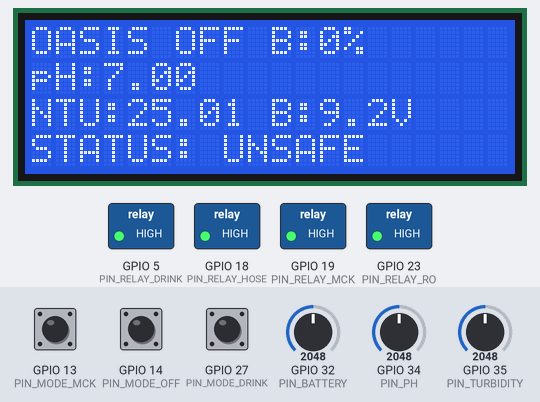
This program was run on a simulated ESP32. On the bench: 20×4 character LCD, switched loads named in the program (green lamp = pin HIGH). Inputs (shaded band) come from the test bench; at power-on: GPIO 35 (PIN_TURBIDITY) = 2048, GPIO 13 (PIN_MODE_MCK) HIGH, GPIO 27 (PIN_MODE_DRINK) HIGH, GPIO 14 (PIN_MODE_OFF) HIGH, GPIO 32 (PIN_BATTERY) = 2048, GPIO 34 (PIN_PH) = 2048 (analog values on the 0–4095 scale). WiFi joins after 1.5 s; servers stay silent unless stated; what the program prints to the serial monitor is not drawn.

Above: at 2.0 s.
2.1 s: GPIO 35 (PIN_TURBIDITY) set to 263
At 3.2 s:
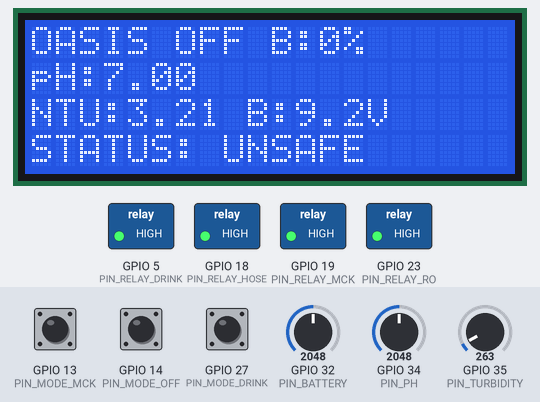
3.9 s: GPIO 35 (PIN_TURBIDITY) set to 234
At 5.2 s:
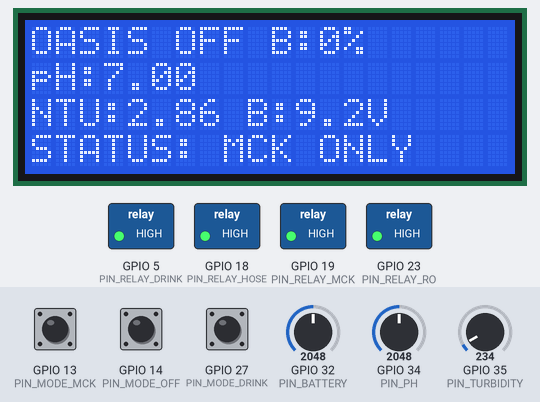
5.6 s: GPIO 13 (PIN_MODE_MCK) pulled LOW for 0.15 s
At 6.7 s:
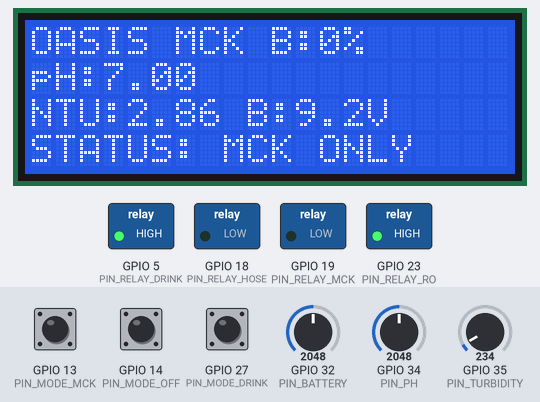
7.2 s: GPIO 27 (PIN_MODE_DRINK) pulled LOW for 0.15 s
At 8.4 s:
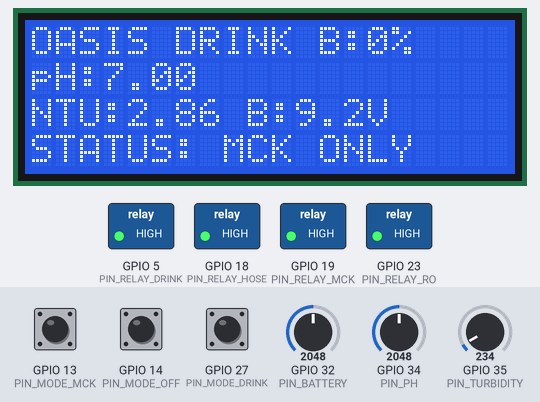
8.8 s: GPIO 35 (PIN_TURBIDITY) set to 87
At 10.2 s:
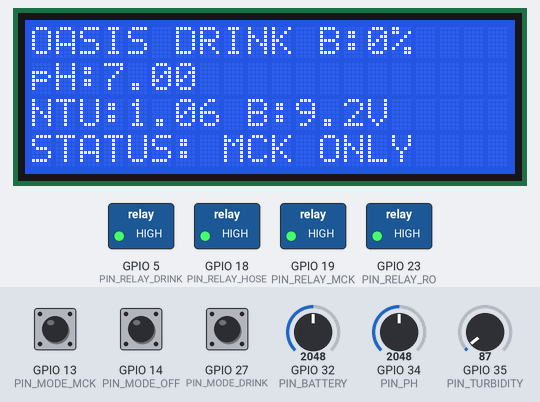
10.5 s: GPIO 35 (PIN_TURBIDITY) set to 73
At 11.2 s:
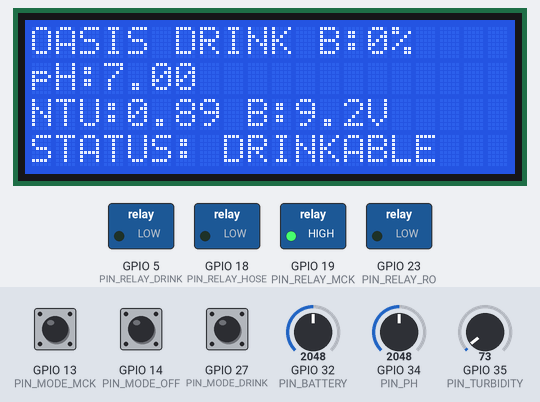
Timing chart, 0 to 13.3 s (numbered marks = the images above; inputs shaded):
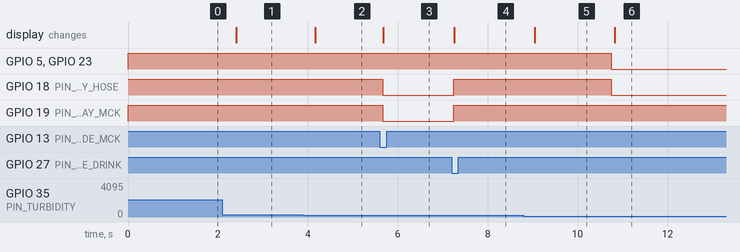

The program:

main.cpp
```cpp
/*
  O.A.S.I.S. - ESP32 Wokwi Simulation
  -----------------------------------
  Simulates:
  - pH sensor          -> potentiometer on GPIO34
  - Turbidity sensor   -> potentiometer on GPIO35
  - 12 V VRLA battery  -> divided voltage on GPIO32 (potentiometer in Wokwi)
  - 3 operating modes  -> MCK / OFF / DRINK (firmware-latched buttons)
  - 20x4 I2C LCD       -> SDA 21, SCL 22
  - 4 relay outputs:
      GPIO18 -> Hose Pump
      GPIO19 -> MCK Valve
      GPIO23 -> RO Pump
      GPIO5  -> Drink Valve

  IMPORTANT:
  The potentiometer conversions below are SIMULATION mappings only.
  They are NOT calibration equations for the real pH or turbidity sensors.
*/

#include <Arduino.h>
#include <DNSServer.h>
#include <Wire.h>
#include <WebServer.h>
#include <WiFi.h>
#include <LiquidCrystal_I2C.h>

#include "dashboard.h"

// =========================================================
// PIN DEFINITIONS
// =========================================================
constexpr uint8_t PIN_PH        = 34;
constexpr uint8_t PIN_TURBIDITY = 35;
constexpr uint8_t PIN_BATTERY   = 32; // ADC1 remains available while Wi-Fi runs.

constexpr uint8_t PIN_MODE_MCK   = 13;
constexpr uint8_t PIN_MODE_OFF   = 14;
constexpr uint8_t PIN_MODE_DRINK = 27;

constexpr uint8_t PIN_RELAY_HOSE  = 18;
constexpr uint8_t PIN_RELAY_MCK   = 19;
constexpr uint8_t PIN_RELAY_RO    = 23;
constexpr uint8_t PIN_RELAY_DRINK = 5;

constexpr uint8_t I2C_SDA = 21;
constexpr uint8_t I2C_SCL = 22;
LiquidCrystal_I2C lcd(0x27, 20, 4);

constexpr char AP_SSID[] = "OASIS-Control";
constexpr char AP_PASSWORD[] = "oasis2026";
const IPAddress AP_IP(192, 168, 4, 1);
const IPAddress AP_GATEWAY(192, 168, 4, 1);
const IPAddress AP_SUBNET(255, 255, 255, 0);
DNSServer dnsServer;
WebServer webServer(80);
bool stationAddressReported = false;

// diagram.json uses PNP active-low relay modules (verified in simulation).
constexpr uint8_t RELAY_ON  = LOW;
constexpr uint8_t RELAY_OFF = HIGH;

// =========================================================
// O.A.S.I.S. WATER QUALITY LIMITS
// =========================================================
constexpr float PH_MIN = 6.5f;
constexpr float PH_MAX = 8.5f;

// Team simulation criterion: <= 3 NTU; < 1.0 NTU is the preferred target.
// This classification alone does not establish actual drinking-water safety.
constexpr float DRINK_MAX_NTU = 1.0f;
constexpr float MCK_MAX_NTU = 3.0f;

// =========================================================
// SIMULATION RANGES
// =========================================================
// These are only convenient mappings for the Wokwi potentiometers.
// Replace with real calibration equations on the physical prototype.
constexpr float SIM_PH_MIN  = 0.0f;
constexpr float SIM_PH_MAX  = 14.0f;
constexpr float SIM_NTU_MIN = 0.0f;
constexpr float SIM_NTU_MAX = 50.0f;

// =========================================================
// 12 V VRLA BATTERY ESTIMATE - EDIT THESE VALUES AFTER MEASUREMENT
// =========================================================
// On real hardware: battery + -> R_TOP -> GPIO32 -> R_BOTTOM -> battery -.
// Battery - must share GND with the ESP32. Never connect 12 V directly to GPIO32.
// The Wokwi potentiometer drives GPIO32 with the equivalent divided voltage.
constexpr float BATTERY_DIVIDER_R_TOP_OHMS = 100000.0f;
constexpr float BATTERY_DIVIDER_R_BOTTOM_OHMS = 22000.0f;
// Voltage represented by raw ADC value 4095. Calibrate this for the real ESP32.
constexpr float BATTERY_ADC_FULL_SCALE_V = 3.3f;
// Provisional rested-battery endpoints; replace with measurements for your VRLA.
constexpr float BATTERY_EMPTY_V = 11.8f;  // 0%
constexpr float BATTERY_FULL_V  = 12.8f;  // 100%

static_assert(BATTERY_DIVIDER_R_BOTTOM_OHMS > 0.0f,
              "Battery divider bottom resistor must be positive");
static_assert(BATTERY_ADC_FULL_SCALE_V > 0.0f,
              "Battery ADC full-scale voltage must be positive");
static_assert(BATTERY_FULL_V > BATTERY_EMPTY_V,
              "Battery full voltage must exceed empty voltage");

// =========================================================
// TYPES
// =========================================================
enum class UserMode {
  MCK,
  OFF,
  DRINK
};

enum class WaterClass {
  UNSAFE,
  MCK_ONLY,
  DRINKABLE
};

struct SensorData {
  int phRaw;
  int turbidityRaw;
  int batteryRaw;
  float ph;
  float turbidity;
  float batteryVoltage;
  float batteryPercent;
};

struct Outputs {
  bool hosePump;
  bool mckValve;
  bool roPump;
  bool drinkValve;
};

// =========================================================
// GLOBAL STATE
// =========================================================
UserMode currentMode = UserMode::OFF;
SensorData sensorData{};
WaterClass waterClass = WaterClass::UNSAFE;
Outputs outputs{};

unsigned long lastSensorUpdate = 0;
unsigned long lastSerialUpdate = 0;
unsigned long buttonChangedAt = 0;
uint8_t candidateButtons = 0;
uint8_t stableButtons = 0;

constexpr unsigned long SENSOR_INTERVAL_MS = 250;
constexpr unsigned long SERIAL_INTERVAL_MS = 1000;
// Diagram buttons have bounce disabled; accept even short simulated clicks.
// Enable a suitable debounce interval when using physical contacts.
constexpr unsigned long BUTTON_DEBOUNCE_MS = 0;

// =========================================================
// HELPERS
// =========================================================
float mapFloat(int value, int inMin, int inMax, float outMin, float outMax) {
  return (float)(value - inMin) * (outMax - outMin) /
             (float)(inMax - inMin) + outMin;
}

const char* modeToString(UserMode mode) {
  switch (mode) {
    case UserMode::MCK:   return "MCK";
    case UserMode::OFF:   return "OFF";
    case UserMode::DRINK: return "DRINK";
  }
  return "?";
}

const char* waterClassToString(WaterClass state) {
  switch (state) {
    case WaterClass::DRINKABLE: return "DRINKABLE";
    case WaterClass::MCK_ONLY:  return "MCK ONLY";
    case WaterClass::UNSAFE:    return "UNSAFE";
  }
  return "?";
}

void printLCDLine(uint8_t row, String text) {
  if (text.length() > 20) {
    text = text.substring(0, 20);
  }
  while (text.length() < 20) {
    text += ' ';
  }
  lcd.setCursor(0, row);
  lcd.print(text);
}

// =========================================================
// SENSOR SIMULATION
// =========================================================
void readSensors() {
  sensorData.phRaw        = analogRead(PIN_PH);
  sensorData.turbidityRaw = analogRead(PIN_TURBIDITY);
  sensorData.batteryRaw   = analogRead(PIN_BATTERY);

  sensorData.ph = mapFloat(
      sensorData.phRaw, 0, 4095, SIM_PH_MIN, SIM_PH_MAX);

  sensorData.turbidity = mapFloat(
      sensorData.turbidityRaw, 0, 4095, SIM_NTU_MIN, SIM_NTU_MAX);

  const float adcVoltage = sensorData.batteryRaw * BATTERY_ADC_FULL_SCALE_V / 4095.0f;
  sensorData.batteryVoltage = adcVoltage *
      (BATTERY_DIVIDER_R_TOP_OHMS + BATTERY_DIVIDER_R_BOTTOM_OHMS) /
      BATTERY_DIVIDER_R_BOTTOM_OHMS;
  // Voltage-based state-of-charge is approximate, especially under load/charge.
  sensorData.batteryPercent = constrain(
      (sensorData.batteryVoltage - BATTERY_EMPTY_V) * 100.0f /
          (BATTERY_FULL_V - BATTERY_EMPTY_V),
      0.0f, 100.0f);
}

// =========================================================
// WATER CLASSIFICATION
// =========================================================
WaterClass classifyWater(const SensorData& d) {
  const bool phOK = d.ph >= PH_MIN && d.ph <= PH_MAX;

  const bool drinkable =
      phOK &&
      d.turbidity <= DRINK_MAX_NTU;

  const bool mckAcceptable =
      phOK &&
      d.turbidity < MCK_MAX_NTU;

  if (drinkable) {
    return WaterClass::DRINKABLE;
  }

  if (mckAcceptable) {
    return WaterClass::MCK_ONLY;
  }

  return WaterClass::UNSAFE;
}

// =========================================================
// MODE BUTTONS
// =========================================================
bool checkModeButtons() {
  const uint8_t raw = (digitalRead(PIN_MODE_MCK) == LOW ? 1 : 0)
                    | (digitalRead(PIN_MODE_OFF) == LOW ? 2 : 0)
                    | (digitalRead(PIN_MODE_DRINK) == LOW ? 4 : 0);
  const UserMode previous = currentMode;
  // OFF and conflicting direction requests always take priority.
  if ((raw & 2) || ((raw & 5) == 5)) currentMode = UserMode::OFF;
  if (raw != candidateButtons) {
    candidateButtons = raw;
    buttonChangedAt = millis();
  }
  if (millis() - buttonChangedAt >= BUTTON_DEBOUNCE_MS && raw != stableButtons) {
    const uint8_t pressed = raw & ~stableButtons;
    stableButtons = raw;
    if (!(raw & 2) && (raw & 5) != 5) {
      if (pressed & 1) currentMode = UserMode::MCK;
      else if (pressed & 4) currentMode = UserMode::DRINK;
    }
  }
  if (currentMode != previous) {
    Serial.print("[MODE] ");
    Serial.println(modeToString(currentMode));
    return true;
  }
  return false;
}

// =========================================================
// AUTOMATIC OVERRIDE / ROUTING
// =========================================================
Outputs calculateOutputs(UserMode mode, WaterClass quality) {
  Outputs result{false, false, false, false};

  switch (mode) {
    case UserMode::MCK:
      // MCK mode accepts MCK-quality or drinkable-quality water.
      if (quality != WaterClass::UNSAFE) {
        result.hosePump = true;
        result.mckValve = true;
      }
      break;

    case UserMode::DRINK:
      // Safety override: only enable drinking route when quality passes.
      if (quality == WaterClass::DRINKABLE) {
        result.hosePump   = true;
        result.roPump     = true;
        result.drinkValve = true;
      }
      break;

    case UserMode::OFF:
      // OFF disables every output regardless of water quality.
      break;
  }

  return result;
}

// =========================================================
// RELAY CONTROL
// =========================================================
void writeRelay(uint8_t pin, bool on) {
  digitalWrite(pin, on ? RELAY_ON : RELAY_OFF);
}

void applyOutputs(const Outputs& o) {
  writeRelay(PIN_RELAY_HOSE,  o.hosePump);
  writeRelay(PIN_RELAY_MCK,   o.mckValve);
  writeRelay(PIN_RELAY_RO,    o.roPump);
  writeRelay(PIN_RELAY_DRINK, o.drinkValve);
}

void allOutputsOff() {
  outputs = {false, false, false, false};
  applyOutputs(outputs);
}

// =========================================================
// LCD
// =========================================================
void updateLCD() {
  String row0 = "OASIS " + String(modeToString(currentMode)) +
      " B:" + String(sensorData.batteryPercent, 0) + "%";

  String row1 =
      "pH:" + String(sensorData.ph, 2);

  String row2 =
      "NTU:" + String(sensorData.turbidity, 2) +
      " B:" + String(sensorData.batteryVoltage, 1) + "V";

  String row3 =
      "STATUS: " + String(waterClassToString(waterClass));

  printLCDLine(0, row0);
  printLCDLine(1, row1);
  printLCDLine(2, row2);
  printLCDLine(3, row3);
}

void refreshControlState() {
  readSensors();
  waterClass = classifyWater(sensorData);
  outputs = calculateOutputs(currentMode, waterClass);
  applyOutputs(outputs);
  updateLCD();
}

// =========================================================
// SERIAL MONITOR
// =========================================================
void printSystemStatus() {
  Serial.println();
  Serial.println("========== O.A.S.I.S. ==========");

  Serial.print("Mode        : ");
  Serial.println(modeToString(currentMode));

  Serial.print("pH          : ");
  Serial.println(sensorData.ph, 2);

  Serial.print("Turbidity   : ");
  Serial.print(sensorData.turbidity, 2);
  Serial.println(" NTU");

  Serial.print("Battery     : ");
  Serial.print(sensorData.batteryVoltage, 2);
  Serial.print(" V / ");
  Serial.print(sensorData.batteryPercent, 1);
  Serial.println(" % (voltage estimate)");

  Serial.print("Water       : ");
  Serial.println(waterClassToString(waterClass));

  Serial.println("--- Outputs ---");

  Serial.print("Hose Pump   : ");
  Serial.println(outputs.hosePump ? "ON" : "OFF");

  Serial.print("MCK Valve   : ");
  Serial.println(outputs.mckValve ? "OPEN" : "CLOSED");

  Serial.print("RO Pump     : ");
  Serial.println(outputs.roPump ? "ON" : "OFF");

  Serial.print("Drink Valve : ");
  Serial.println(outputs.drinkValve ? "OPEN" : "CLOSED");

  Serial.println("================================");
}

// =========================================================
// LOCAL WEB DASHBOARD
// =========================================================
void sendStatusJson() {
  String payload;
  payload.reserve(480);
  payload += F("{\"mode\":\"");
  payload += modeToString(currentMode);
  payload += F("\",\"waterClass\":\"");
  payload += waterClassToString(waterClass);
  payload += F("\",\"ph\":");
  payload += String(sensorData.ph, 3);
  payload += F(",\"turbidity\":");
  payload += String(sensorData.turbidity, 3);
  payload += F(",\"batteryVoltage\":");
  payload += String(sensorData.batteryVoltage, 3);
  payload += F(",\"batteryPercent\":");
  payload += String(sensorData.batteryPercent, 1);
  payload += F(",\"outputs\":{\"hosePump\":");
  payload += outputs.hosePump ? F("true") : F("false");
  payload += F(",\"mckValve\":");
  payload += outputs.mckValve ? F("true") : F("false");
  payload += F(",\"roPump\":");
  payload += outputs.roPump ? F("true") : F("false");
  payload += F(",\"drinkValve\":");
  payload += outputs.drinkValve ? F("true") : F("false");
  payload += F("},\"apIp\":\"");
  payload += WiFi.softAPIP().toString();
  payload += F("\",\"stationIp\":\"");
  payload += WiFi.status() == WL_CONNECTED ? WiFi.localIP().toString() : String("");
  payload += F("\",\"uptimeMs\":");
  payload += String(millis());
  payload += '}';

  webServer.sendHeader(F("Cache-Control"), F("no-store, max-age=0"));
  webServer.send(200, F("application/json"), payload);
}

void handleModeRequest() {
  if (!webServer.hasArg("mode")) {
    webServer.send(400, F("application/json"), F("{\"error\":\"missing mode\"}"));
    return;
  }

  const String requested = webServer.arg("mode");
  UserMode nextMode;
  if (requested == "MCK") nextMode = UserMode::MCK;
  else if (requested == "OFF") nextMode = UserMode::OFF;
  else if (requested == "DRINK") nextMode = UserMode::DRINK;
  else {
    webServer.send(422, F("application/json"), F("{\"error\":\"mode must be MCK, OFF, or DRINK\"}"));
    return;
  }

  if (nextMode != currentMode) {
    allOutputsOff();
    currentMode = nextMode;
    Serial.print(F("[MODE] "));
    Serial.print(modeToString(currentMode));
    Serial.println(F(" selected from web dashboard"));
  }
  refreshControlState();
  lastSensorUpdate = millis();
  sendStatusJson();
}

void sendDashboard() {
  webServer.sendHeader(F("Cache-Control"), F("no-store"));
  webServer.send_P(200, PSTR("text/html; charset=utf-8"), DASHBOARD_HTML);
}

void redirectToDashboard() {
  webServer.sendHeader(F("Location"), F("http://192.168.4.1/"), true);
  webServer.send(302, F("text/plain"), "");
}

void startWebDashboard() {
#ifdef OASIS_WOKWI_STA
  WiFi.mode(WIFI_AP_STA);
#else
  WiFi.mode(WIFI_AP);
#endif
  WiFi.setSleep(false);
  WiFi.softAPConfig(AP_IP, AP_GATEWAY, AP_SUBNET);
  const bool apStarted = WiFi.softAP(AP_SSID, AP_PASSWORD, 6, false, 4);

#ifdef OASIS_WOKWI_STA
  // Wokwi's incoming port forwarding requires the simulated ESP32 to join
  // Wokwi-GUEST. The physical build omits this open-network connection.
  WiFi.begin("Wokwi-GUEST", "", 6);
#endif

  dnsServer.start(53, "*", AP_IP);
  webServer.on("/", HTTP_GET, sendDashboard);
  webServer.on("/api/status", HTTP_GET, sendStatusJson);
  webServer.on("/api/mode", HTTP_POST, handleModeRequest);
  webServer.on("/generate_204", HTTP_GET, sendDashboard);
  webServer.on("/hotspot-detect.html", HTTP_GET, sendDashboard);
  webServer.on("/connecttest.txt", HTTP_GET, sendDashboard);
  webServer.on("/ncsi.txt", HTTP_GET, sendDashboard);
  webServer.on("/favicon.ico", HTTP_GET, []() { webServer.send(204); });
  webServer.onNotFound(redirectToDashboard);
  webServer.begin();

  Serial.println();
  Serial.println(F("--- O.A.S.I.S. local dashboard ---"));
  Serial.print(F("SoftAP       : "));
  Serial.println(apStarted ? F("ready") : F("failed"));
  Serial.print(F("Wi-Fi name   : "));
  Serial.println(AP_SSID);
  Serial.print(F("Wi-Fi key    : "));
  Serial.println(AP_PASSWORD);
  Serial.print(F("Dashboard    : http://"));
  Serial.println(WiFi.softAPIP());
#ifdef OASIS_WOKWI_STA
  Serial.println(F("Wokwi URL   : http://localhost:8180"));
#endif
  Serial.println(F("----------------------------------"));
}

// =========================================================
// SETUP
// =========================================================
void setup() {
  Serial.begin(115200);

  analogReadResolution(12);
  analogSetPinAttenuation(PIN_BATTERY, ADC_11db);

  pinMode(PIN_MODE_MCK, INPUT_PULLUP);
  pinMode(PIN_MODE_OFF, INPUT_PULLUP);
  pinMode(PIN_MODE_DRINK, INPUT_PULLUP);

  pinMode(PIN_RELAY_HOSE, OUTPUT);
  pinMode(PIN_RELAY_MCK, OUTPUT);
  pinMode(PIN_RELAY_RO, OUTPUT);
  pinMode(PIN_RELAY_DRINK, OUTPUT);

  allOutputsOff();

  Wire.begin(I2C_SDA, I2C_SCL);
  lcd.init();
  lcd.backlight();

  printLCDLine(0, "O.A.S.I.S.");
  printLCDLine(1, "ESP32 Controller");
  printLCDLine(2, "Initializing...");
  printLCDLine(3, "Mode: OFF");

  refreshControlState();
  startWebDashboard();

  delay(600);

  Serial.println();
  Serial.println("O.A.S.I.S. ESP32 simulation started.");
  Serial.println("MCK   button -> GPIO13");
  Serial.println("OFF   button -> GPIO14");
  Serial.println("DRINK button -> GPIO27");
}

// =========================================================
// MAIN LOOP
// =========================================================
void loop() {
  dnsServer.processNextRequest();
  webServer.handleClient();

  if (!stationAddressReported && WiFi.status() == WL_CONNECTED) {
    stationAddressReported = true;
    Serial.print(F("[WIFI] Station address: "));
    Serial.println(WiFi.localIP());
  }

  const bool modeChanged = checkModeButtons();
  if (modeChanged) allOutputsOff();

  if (modeChanged || millis() - lastSensorUpdate >= SENSOR_INTERVAL_MS) {
    lastSensorUpdate = millis();
    refreshControlState();
  }

  if (millis() - lastSerialUpdate >= SERIAL_INTERVAL_MS) {
    lastSerialUpdate = millis();
    printSystemStatus();
  }
}
```

Source omitted: dashboard.h (24122 bytes)

Measured:
- the behaviour switches between 246 and 245 on GPIO 35 (PIN_TURBIDITY) (found by bisection; images 1 and 2)
- the behaviour switches between 82 and 81 on GPIO 35 (PIN_TURBIDITY) (found by bisection; images 5 and 6)
- after the input at 2.1 s, the display: changes after 0.31 s (image 1)
- after the input at 3.9 s, the display: changes after 0.26 s (image 2)
- after the input at 5.6 s, GPIO 18 (PIN_RELAY_HOSE), GPIO 19 (PIN_RELAY_MCK): HIGH → LOW after 0.07 s; the display: changes after 0.07 s (image 3)
- after the input at 7.2 s, GPIO 18 (PIN_RELAY_HOSE), GPIO 19 (PIN_RELAY_MCK): LOW → HIGH at once; the display: changes after 0.06 s (image 4)
- after the input at 8.8 s, the display: changes after 0.24 s (image 5)
- after the input at 10.5 s, GPIO 5 (PIN_RELAY_DRINK), GPIO 18 (PIN_RELAY_HOSE), GPIO 23 (PIN_RELAY_RO): HIGH → LOW after 0.25 s; the display: changes after 0.32 s (image 6)
